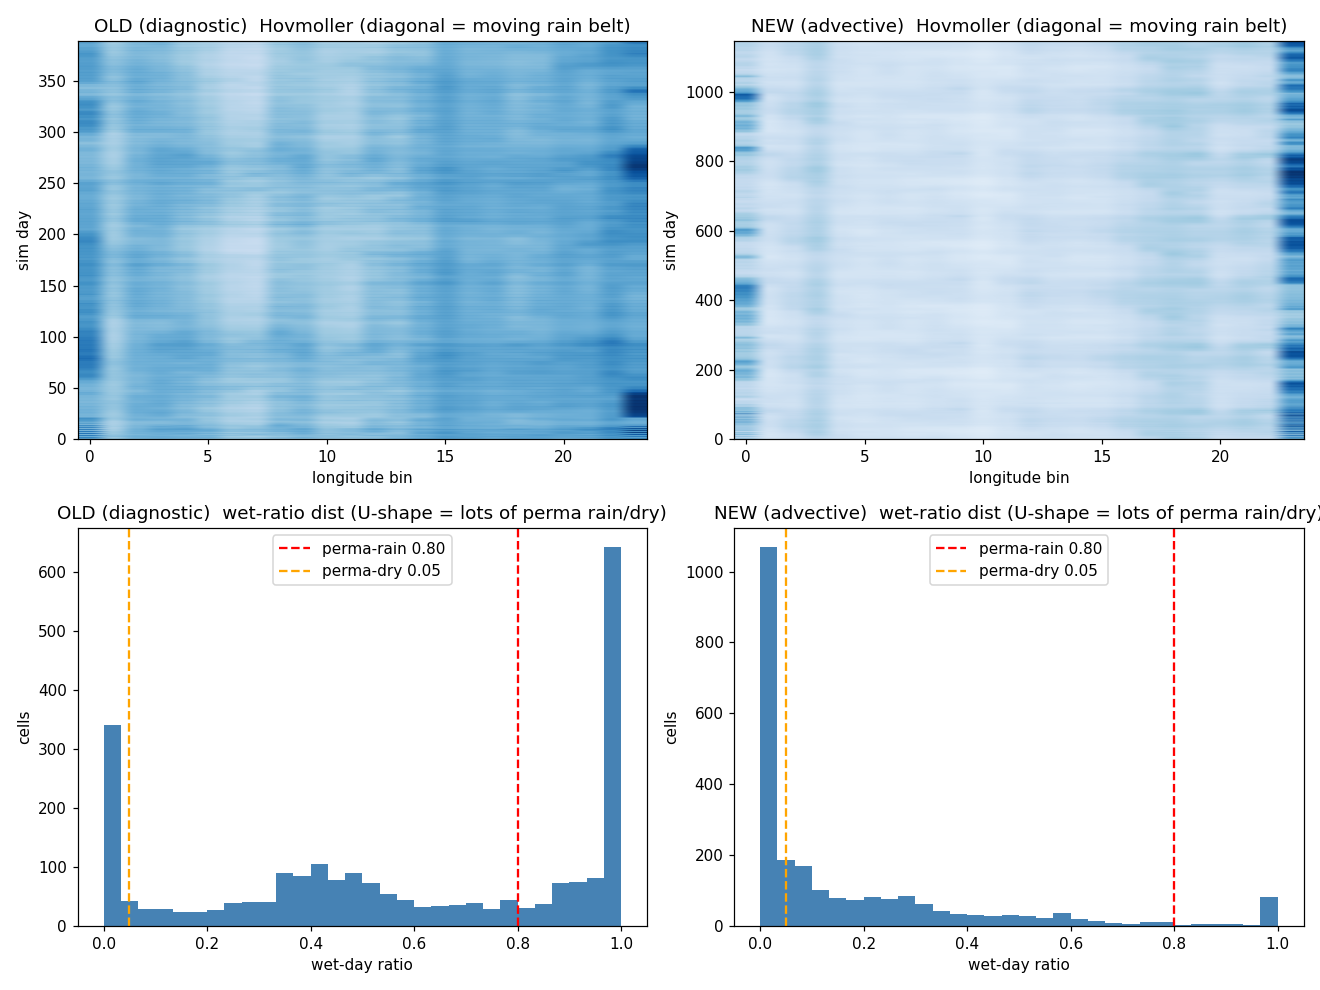

This chart was generated by the following Python code:
"""实机平流式重构验证器 — 诊断式(OLD) vs 平流式(NEW)。

直接读【实机导出 CSV 提取的】真实降水序列 weather_precip_arr [ND,NC]，
对其计算时空 metrics，量化重构前后"永雨/永旱/雨区移动性"的真实变化。
不跑离线模拟，纯读实机结果 —— 这是落地后真正要看的东西。

用法:
  1) 重编 gdext (scons platform=windows target=template_debug / _release)
  2) 实机跑一段 (>~80 模拟日更佳) + 导出新 CSV
  3) 提取新 CSV -> NPZ:
       复制 _wx_extract_0621.py，把开头两行改成
         CSV=<新csv路径>
         OUT=<TMP>/_wx_fields_new.npz
       然后运行它 (pandas 读 ~分钟级)
  4) python _wx_verify_realsim.py     # 自动对比 OLD vs NEW + 出图

指标(对实机 weather_precip_arr，warm 预热日已跳过):
  perma_rain  永雨格比例 (湿天>80%)        ↓ 越低越好  ← 用户核心诉求
  perma_dry   永旱格比例 (湿天<5%)          适度即可，不应满图
  jaccard     相邻日雨区重叠                ↓ 越低 = 雨区越在移动
  hov_t/lon   Hovmoller 时间/经度方差比     ↑ 通常伴随移动的天气系统
  mean_wet    平均湿天比例                  健康区间，不塌缩到 0 也不饱和到 1
"""
import os
import numpy as np

TMP = r'd:/Godot/ProjectKeynes/Project.Keynes/tmp'
OLD_NPZ = os.path.join(TMP, '_wx_fields_0621.npz')   # 旧实机(诊断式降水) — 重构前基线
NEW_NPZ = os.path.join(TMP, '_wx_fields_new.npz')    # 新实机(平流式湿团) — 重编后导出


def _warm_for(nd: int) -> int:
    if nd >= 80:
        return 40
    return max(2, nd // 4)


def metrics(precip: np.ndarray, px: np.ndarray, warm: int, wet_th: float = 0.02) -> dict:
    nd, nc = precip.shape
    P = precip[warm:]
    if P.shape[0] < 2:
        P = precip
    wet = (P > wet_th).mean(0)
    perma_rain = float((wet > 0.80).mean())
    perma_dry = float((wet < 0.05).mean())
    extreme = float(((wet < 0.1) | (wet > 0.9)).mean())
    js = []
    for d in range(1, P.shape[0]):
        a = P[d - 1] > wet_th
        b = P[d] > wet_th
        u = (a | b).sum()
        if u > 0:
            js.append((a & b).sum() / u)
    jacc = float(np.mean(js)) if js else 1.0
    LB = 24
    span = max(px.max() - px.min(), 1e-9)
    lonb = np.clip(((px - px.min()) / span * LB).astype(int), 0, LB - 1)
    hov = np.zeros((P.shape[0], LB))
    for b in range(LB):
        m = lonb == b
        if m.any():
            hov[:, b] = P[:, m].mean(1)
    tvar = hov.var(0).mean()
    lvar = hov.var(1).mean()
    return dict(perma_rain=perma_rain, perma_dry=perma_dry, extreme_bins=extreme, jaccard=jacc,
                hov_t_over_lon=float(tvar / max(lvar, 1e-9)),
                mean_wet=float(wet.mean()), mean_precip=float(P.mean()),
                ND=nd, NC=nc, warm=warm)


def load(path: str):
    if not os.path.exists(path):
        return None
    z = np.load(path, allow_pickle=True)
    if 'dy_weather_precip_arr' not in z.files:
        print(f'[!] {os.path.basename(path)} 缺 dy_weather_precip_arr (extract 时需含 weather_precip_arr)')
        return None
    P = np.nan_to_num(z['dy_weather_precip_arr'].astype(np.float64))
    px = z['px'].astype(np.float64)
    return P, px


def run_one(tag: str, path: str):
    r = load(path)
    if r is None:
        print(f'[--] {tag:<10} 缺 {os.path.basename(path)} (跳过 — 重编+实机导出后再提取)')
        return None
    P, px = r
    warm = _warm_for(P.shape[0])
    m = metrics(P, px, warm)
    print(f'[{tag}] ND={m["ND"]} NC={m["NC"]} warm={warm}')
    print(f'     perma_rain={m["perma_rain"]:.3f}  perma_dry={m["perma_dry"]:.3f}  extreme={m["extreme_bins"]:.3f}')
    print(f'     jaccard={m["jaccard"]:.3f}  hov_t/lon={m["hov_t_over_lon"]:.3f}  '
          f'mean_wet={m["mean_wet"]:.3f}  mean_precip={m["mean_precip"]:.4f}')
    return m, P, px, warm


def main():
    print('=' * 66)
    print(' 实机平流式重构验证 — 直接读实机 weather_precip_arr 时间序列')
    print('=' * 66)
    old = run_one('OLD 诊断式', OLD_NPZ)
    new = run_one('NEW 平流式', NEW_NPZ)

    if old and new:
        mo, mn = old[0], new[0]
        print('-' * 66)
        print(f'{"指标":<14}{"OLD":>10}{"NEW":>10}{"Δ":>11}   目标')

        def row(k, name, good):
            print(f'{name:<14}{mo[k]:>10.3f}{mn[k]:>10.3f}{mn[k] - mo[k]:>+11.3f}   {good}')

        row('perma_rain', '永雨比例', '↓ 越低越好')
        row('perma_dry', '永旱比例', '↓/适度')
        row('jaccard', '雨区重叠', '↓ 更动')
        row('mean_wet', '平均湿比', '健康区间')
        row('hov_t_over_lon', 'Hov时/经', '↑ 移动')
    elif old:
        print('-' * 66)
        print('[基线] 上面是【重构前 诊断式】实机基线。重编+实机导出新 CSV、提取为')
        print('       _wx_fields_new.npz 后再次运行本脚本，即可看到 NEW 对比与改善幅度。')

    try:
        import matplotlib
        matplotlib.use('Agg')
        import matplotlib.pyplot as plt
        panels = [(t, r) for t, r in [('OLD 诊断式', old), ('NEW 平流式', new)] if r is not None]
        if panels:
            fig, axes = plt.subplots(2, len(panels), figsize=(6 * len(panels), 9), squeeze=False)
            etag = {'OLD 诊断式': 'OLD (diagnostic)', 'NEW 平流式': 'NEW (advective)'}
            for j, (tag, res) in enumerate(panels):
                m, P, px, warm = res
                en = etag.get(tag, tag)
                Pw = P[warm:]
                LB = 24
                span = max(px.max() - px.min(), 1e-9)
                lonb = np.clip(((px - px.min()) / span * LB).astype(int), 0, LB - 1)
                H = np.zeros((Pw.shape[0], LB))
                for b in range(LB):
                    msk = lonb == b
                    if msk.any():
                        H[:, b] = Pw[:, msk].mean(1)
                ax = axes[0][j]
                ax.imshow(H, aspect='auto', origin='lower', cmap='Blues',
                          vmin=0, vmax=max(H.max(), 1e-3))
                ax.set_title(f'{en}  Hovmoller (diagonal = moving rain belt)')
                ax.set_xlabel('longitude bin')
                ax.set_ylabel('sim day')
                ax = axes[1][j]
                wet = (P[warm:] > 0.02).mean(0)
                ax.hist(wet, bins=30, range=(0, 1), color='steelblue')
                ax.axvline(0.80, color='r', ls='--', label='perma-rain 0.80')
                ax.axvline(0.05, color='orange', ls='--', label='perma-dry 0.05')
                ax.set_title(f'{en}  wet-ratio dist (U-shape = lots of perma rain/dry)')
                ax.set_xlabel('wet-day ratio')
                ax.set_ylabel('cells')
                ax.legend()
            fig.tight_layout()
            out = os.path.join(TMP, '_wx_verify_realsim.png')
            fig.savefig(out, dpi=110)
            print(f'[图] {out}')
    except Exception as e:
        print(f'[图跳过] {e}')


if __name__ == '__main__':
    main()
